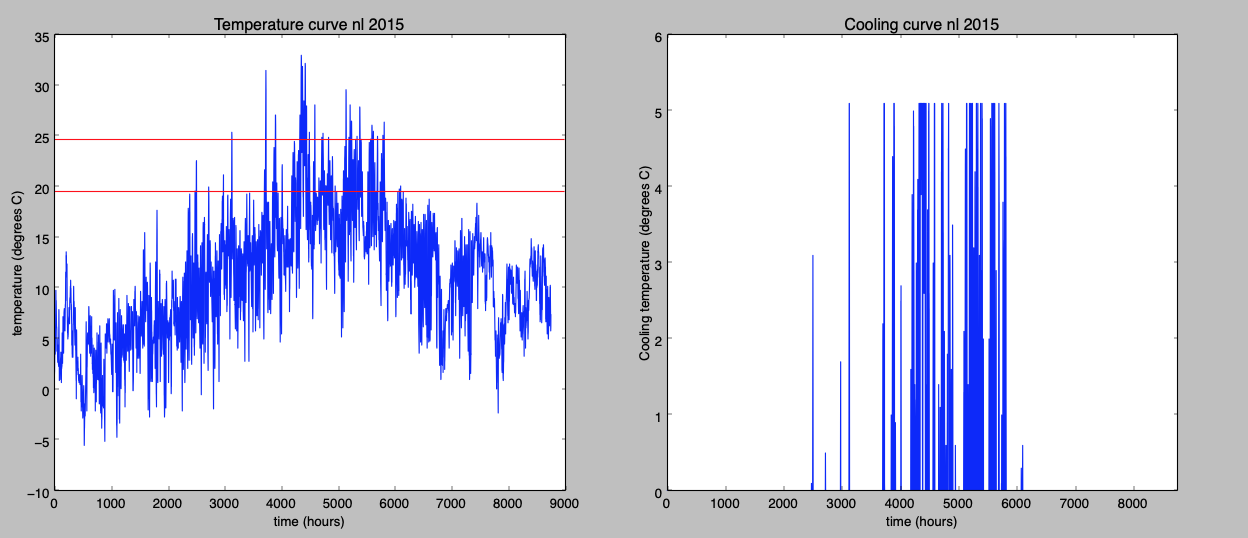

Recreate this plot in Python.
# -*- coding: utf-8 -*-
import numpy as np
import sys
import pylab as plt
from numpy import genfromtxt
import matplotlib.pyplot as plt
from matplotlib.colors import LogNorm
import os
from pylab import *

# General constants
T_lower_limit = 19.5 # cooling starts above this temerature
flh_required = 400.0  # typical flh for a cooling device in The Netherlands, see Read me
T_upper_limit = 40.0 # start value of upper limit cooling

# # Communicate with the user
# if(len(sys.argv) != 3):
#     print "Use: python " + str(sys.argv[0]) + " <country> <year> "
#     sys.exit(1)
# else:
#     country = sys.argv[1]
#     year = sys.argv[2]
#     temperature_file_path = "../data/" + country +"/" + year + "/input" + "/air_temperature.csv"
#     output_file_path = "../data/" + country +"/" + year + "/output/"

country = "nl" 
year = "2015"
temperature_file_path ="air_temperature_2015.csv"

temperature = np.genfromtxt(temperature_file_path, delimiter=",") # degrees C
T_cooling = np.zeros(len(temperature))

# temperature_file_path = "../data/" + country +"/" + year + "/input" + "/air_temperature.csv"
# output_file_path = "../data/" + country +"/" + year + "/output/"

# Generate cooling curve above start temperature
for i in range(0,len(temperature)):
    if temperature[i] > T_lower_limit:
        T_cooling[i] = temperature[i] - T_lower_limit
    else:
        T_cooling[i] = 0.0

# Define function that generates cooling curve between start temperature and upper limit and calculates flh
def find_Tcooling_max(T_upper_limit, T_cooling, ):
    T_upper_limit = T_upper_limit - 0.1

    # Generate cooling curve between start temperature and upper limit
    for i in range(0,len(temperature)):
        if temperature[i] > T_upper_limit:
            T_cooling[i] = T_upper_limit - T_lower_limit
        else:
            T_cooling[i] = T_cooling[i]
    
    cooling_range = np.amax(T_cooling, axis=0)
    load_technology = np.zeros(len(T_cooling))

    # find flh
    for i in range(0,len(T_cooling)):
        load_technology[i] = T_cooling[i] / cooling_range
    flh = sum(load_technology)
    return T_upper_limit,T_cooling,flh

# Make sure while loop starts
flh = flh_required - 1.

# Iterate, lower upper limit until flh_required is reached
while flh < flh_required:
    T_upper_limit, T_cooling, flh = find_Tcooling_max(T_upper_limit, T_cooling)

# Normalize to a sum of 1/3600
hourly_data = T_cooling
hourly_data = hourly_data / sum(hourly_data) / 3600


# Communicate with user
print("Full load hours of cooling technology = " + str(round(flh,1)))
print("Cooling starts at " + str(T_lower_limit))
print("Cooling ends at = " + str(T_upper_limit))
print("Maximum temperature drop = " + str(T_upper_limit-T_lower_limit))

# #Plot if required
subplot(1,2,1)
plt.plot(temperature[0:24*365], 'b-')
plt.axhline(y=T_lower_limit, color='r', linestyle='-')
plt.axhline(y=T_upper_limit, color='r', linestyle='-')
plt.xlabel('time (hours)')
plt.ylabel('temperature (degrees C)')
plt.title("Temperature curve " + country + " " + year)

subplot(1,2,2)
plt.plot(T_cooling[0:24*365], 'b-')
plt.title("Cooling curve " + country + " " + year)
plt.xlabel('time (hours)')
plt.xlim(0,8760)
plt.ylabel('Cooling temperature (degrees C)')
plt.show()
